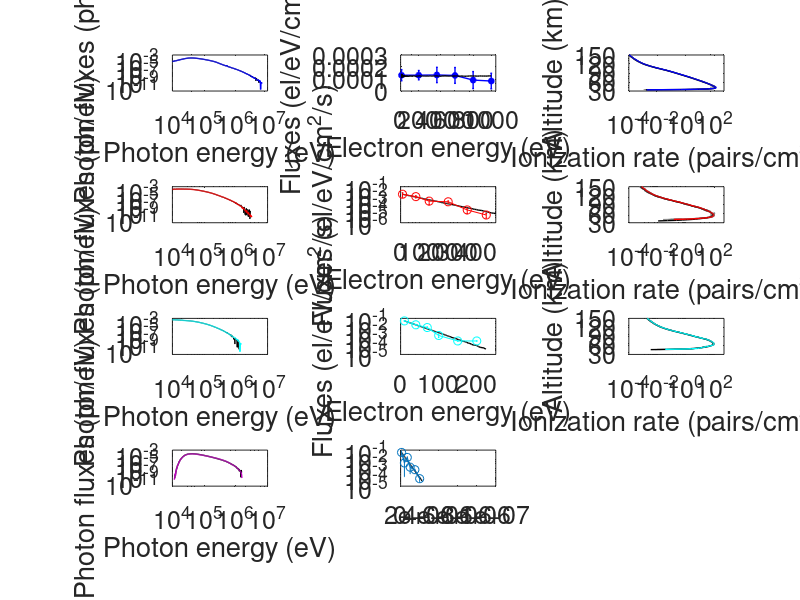

Reproduce this figure in MATLAB. (Note: this script raises an error after producing the figure.)
% by Wei Xu
% 07/08/2018
% plot Figure 4 in [Xu and Marshall, 2018]

% clear; clc;

load('figure5_results.mat');

h1 = figure;
set(h1,'color',[1 1 1]);
set(h1,'position',[180 180 1180 1280]);
set(h1,'defaultAxesFontSize',18);

% plot figure 5a
subplot(431)
loglog(fig5a.En, fig5a.simulatedSpectra, 'k', fig5a.En, fig5a.bestfit, 'b', 'lineWidth', 1)
xlabel('Photon energy (eV)')
ylabel('Photon fluxes (ph/eV)')
set(gca, 'XLim',[1e4 1e7]);
set(gca, 'XMinorTick','on');
set(gca, 'XTick', [1e4 1e5 1e6 1e7]);
set(gca, 'XTickLabel', {'10^4' '10^5' '10^6' '10^7'});
set(gca, 'YLim',[1e-12 8e-3]);
set(gca, 'YMinorTick','on');
set(gca, 'YTick', [1e-11 1e-9 1e-7 1e-5 1e-3 1e-1]);
set(gca, 'YTickLabel', {'10^{-11}' '10^{-9}' '10^{-7}' '10^{-5}' '10^{-3}'});

% plot figure 5b
subplot(432)
h = errorbar(fig5b.electronEnergy, fig5b.derivedSource, fig5b.dsstd, fig5b.dsstd, 'bo-'); hold on;
plot(fig5b.En, fig5b.mcSource, 'k', 'lineWidth', 1);
set(h, 'lineWidth', 1, 'MarkerSize', 4, 'MarkerFaceColor', 'b', 'MarkerEdgeColor', 'b');
xlabel('Electron energy (eV)')
ylabel('Fluxes (el/eV/cm^2/s)')
set(gca, 'XLim',[0 1.05e7]);
set(gca, 'XMinorTick','on');
set(gca, 'XTick', [0 2e6 4e6 6e6 8e6 1e7]);
set(gca, 'XTickLabel', {'0' '200' '400' '600' '800' '1000'});
set(gca, 'YLim',[0 3e-4]);
set(gca, 'YTick', [0 1e-4 2e-4 3e-4]);
set(gca, 'YMinorTick','on');

% plot figure 5c
subplot(433)
semilogx(fig5c.runs,fig5c.alt,'--','Color',[0.5 0.5 0.5]); hold on;
semilogx(fig5c.mcSource,fig5c.alt,'k','lineWidth',1); hold on;
semilogx(fig5c.derivedSource,fig5c.alt,'b','lineWidth',1);
set(gca, 'XScale', 'log');
xlabel('Ionization rate (pairs/cm^3/s)')
ylabel('Altitude (km)')
set(gca, 'XLim',[1e-4 5e2]);
set(gca, 'XMinorTick','on');
set(gca, 'XTick', [1e-4 1e-2 1e0 1e2]);
set(gca, 'XTickLabel', {'10^{-4}' '10^{-2}' '10^{0}' '10^{2}'});
set(gca, 'YLim',[30 150]);
set(gca, 'YTick', [30 60 90 120 150]);
set(gca, 'YMinorTick','on');

% plot figure 5d
subplot(434)
loglog(fig5d.En, fig5d.simulatedSpectra, 'k', fig5d.En, fig5d.bestfit, 'r', 'lineWidth', 1)
xlabel('Photon energy (eV)')
ylabel('Photon fluxes (ph/eV)')
set(gca, 'XLim',[1e4 1e7]);
set(gca, 'XMinorTick','on');
set(gca, 'XTick', [1e4 1e5 1e6 1e7]);
set(gca, 'XTickLabel', {'10^4' '10^5' '10^6' '10^7'});
set(gca, 'YLim',[1e-12 8e-3]);
set(gca, 'YMinorTick','on');
set(gca, 'YTick', [1e-11 1e-9 1e-7 1e-5 1e-3 1e-1]);
set(gca, 'YTickLabel', {'10^{-11}' '10^{-9}' '10^{-7}' '10^{-5}' '10^{-3}'});

% plot figure 5e
subplot(435)
h = semilogy(fig5e.En, fig5e.mcSource, 'k', 'lineWidth', 1); hold on;
errorbar(fig5e.electronEnergy, fig5e.derivedSource, fig5e.dsstd, fig5e.dsstd, 'ro-'); 
set(h, 'lineWidth', 1, 'MarkerSize', 4, 'MarkerFaceColor', 'r', 'MarkerEdgeColor', 'r');
xlabel('Electron energy (eV)')
ylabel('Fluxes (el/eV/cm^2/s)')
set(gca, 'XLim',[0 5e6]);
set(gca, 'XMinorTick','on');
set(gca, 'XTick', [0 1e6 2e6 3e6 4e6]);
set(gca, 'XTickLabel', {'0' '100' '200' '300' '400'});
set(gca, 'YLim',[1e-6 1e-1]);
set(gca, 'YMinorTick','on');

% plot figure 5f
subplot(436)
semilogx(fig5f.runs,fig5f.alt,'--','Color',[0.5 0.5 0.5]); hold on;
semilogx(fig5f.mcSource,fig5f.alt,'k','lineWidth',1); hold on;
semilogx(fig5f.derivedSource,fig5f.alt,'r','lineWidth',1);
set(gca, 'XScale', 'log');
xlabel('Ionization rate (pairs/cm^3/s)')
ylabel('Altitude (km)')
set(gca, 'XLim',[1e-4 5e2]);
set(gca, 'XMinorTick','on');
set(gca, 'XTick', [1e-4 1e-2 1e0 1e2]);
set(gca, 'XTickLabel', {'10^{-4}' '10^{-2}' '10^{0}' '10^{2}'});
set(gca, 'YLim',[30 150]);
set(gca, 'YTick', [30 60 90 120 150]);
set(gca, 'YMinorTick','on');

% plot figure 5g
subplot(437)
loglog(fig5g.En, fig5g.simulatedSpectra, 'k', fig5g.En, fig5g.bestfit, 'c', 'lineWidth', 1)
xlabel('Photon energy (eV)')
ylabel('Photon fluxes (ph/eV)')
set(gca, 'XLim',[1e4 1e7]);
set(gca, 'XMinorTick','on');
set(gca, 'XTick', [1e4 1e5 1e6 1e7]);
set(gca, 'XTickLabel', {'10^4' '10^5' '10^6' '10^7'});
set(gca, 'YLim',[1e-12 8e-3]);
set(gca, 'YMinorTick','on');
set(gca, 'YTick', [1e-11 1e-9 1e-7 1e-5 1e-3 1e-1]);
set(gca, 'YTickLabel', {'10^{-11}' '10^{-9}' '10^{-7}' '10^{-5}' '10^{-3}'});

% plot figure 5h
subplot(438)
h = semilogy(fig5h.En, fig5h.mcSource, 'k', 'lineWidth', 1); hold on;
errorbar(fig5h.electronEnergy, fig5h.derivedSource, fig5h.dsstd, fig5h.dsstd, 'co-');
set(h, 'lineWidth', 1, 'MarkerSize', 4, 'MarkerFaceColor', 'c', 'MarkerEdgeColor', 'c');
xlabel('Electron energy (eV)')
ylabel('Fluxes (el/eV/cm^2/s)')
set(gca, 'XLim',[0 2.5e6]);
set(gca, 'XMinorTick','on');
set(gca, 'XTick', [0 1e6 2e6 3e6 4e6]);
set(gca, 'XTickLabel', {'0' '100' '200' '300' '400'});
set(gca, 'YLim',[1e-5 1e-1]);
set(gca, 'YMinorTick','on');

% plot figure 5i
subplot(439)
semilogx(fig5i.runs,fig5i.alt,'--','Color',[0.5 0.5 0.5]); hold on;
semilogx(fig5i.mcSource,fig5i.alt,'k','lineWidth',1); hold on;
semilogx(fig5i.derivedSource,fig5i.alt,'c','lineWidth',1);
set(gca, 'XScale', 'log');
xlabel('Ionization rate (pairs/cm^3/s)')
ylabel('Altitude (km)')
set(gca, 'XLim',[1e-4 5e2]);
set(gca, 'XMinorTick','on');
set(gca, 'XTick', [1e-4 1e-2 1e0 1e2]);
set(gca, 'XTickLabel', {'10^{-4}' '10^{-2}' '10^{0}' '10^{2}'});
set(gca, 'YLim',[30 150]);
set(gca, 'YTick', [30 60 90 120 150]);
set(gca, 'YMinorTick','on');

% plot figure 5j
subplot(4,3,10)
loglog(fig5j.En, fig5j.simulatedSpectra, 'k', 'lineWidth', 1); hold on;
loglog(fig5j.En, fig5j.bestfit, 'Color',[0.75, 0, 0.75],'lineWidth',1);
xlabel('Photon energy (eV)')
ylabel('Photon fluxes (ph/eV)')
set(gca, 'XLim',[1e4 1e7]);
set(gca, 'XMinorTick','on');
set(gca, 'XTick', [1e4 1e5 1e6 1e7]);
set(gca, 'XTickLabel', {'10^4' '10^5' '10^6' '10^7'});
set(gca, 'YLim',[1e-12 8e-3]);
set(gca, 'YMinorTick','on');
set(gca, 'YTick', [1e-11 1e-9 1e-7 1e-5 1e-3 1e-1]);
set(gca, 'YTickLabel', {'10^{-11}' '10^{-9}' '10^{-7}' '10^{-5}' '10^{-3}'});

% plot figure 5k
subplot(4,3,11)
h = semilogy(fig5k.En, fig5k.mcSource, 'k', 'lineWidth', 1); hold on;
errorbar(fig5k.electronEnergy, fig5k.derivedSource, fig5k.dsstd, fig5k.dsstd, 'o-', 'Color',[0.75, 0, 0.75]); 
set(h, 'lineWidth', 1, 'MarkerSize', 5, 'MarkerFaceColor',[0.75, 0, 0.75], 'MarkerEdgeColor',[0.75, 0, 0.75]);
xlabel('Electron energy (eV)')
ylabel('Fluxes (el/eV/cm^2/s)')
set(gca, 'XLim',[0 2.5e6]);
set(gca, 'XMinorTick','on');
set(gca, 'XTick', [0 1e6 2e6 3e6 4e6]);
set(gca, 'XTickLabel', {'0' '100' '200' '300' '400'});
set(gca, 'YLim',[1e-5 1e-1]);
set(gca, 'YMinorTick','on');

% plot figure 5l
subplot(4,3,12)
semilogx(fig5l.runs,fig5l.alt,'--','Color',[0.5 0.5 0.5]); hold on;
semilogx(fig5l.mcSource,fig5l.alt,'k','lineWidth',1); hold on;
semilogx(fig5l.derivedSource,fig5l.alt,'Color',[0.75, 0, 0.75],'lineWidth',1);
set(gca, 'XScale', 'log');
xlabel('Ionization rate (pairs/cm^3/s)')
ylabel('Altitude (km)')
set(gca, 'XLim',[1e-4 5e2]);
set(gca, 'XMinorTick','on');
set(gca, 'XTick', [1e-4 1e-2 1e0 1e2]);
set(gca, 'XTickLabel', {'10^{-4}' '10^{-2}' '10^{0}' '10^{2}'});
set(gca, 'YLim',[30 150]);
set(gca, 'YTick', [30 60 90 120 150]);
set(gca, 'YMinorTick','on');



